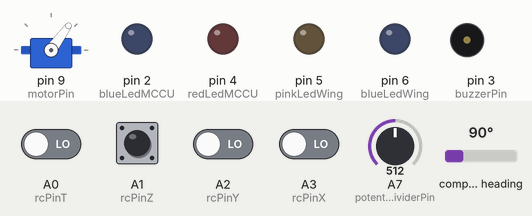
Bench run of a sketch on a simulated Arduino Nano, built with avr-gcc and run on an emulated ATmega328P. Shown: servo, output pins drawn as LEDs (lit = HIGH), buzzer (waves = sounding, pin HIGH). The inputs (shaded band) are chosen by the test bench; at power-on: A0 (rcPinT), A1 (rcPinZ), A2 (rcPinY), A3 (rcPinX) LOW, A7 (potentialDividerPin) = 512, compass heading 90°.

Above: at 1.2 s.
1.3 s: A7 (potentialDividerPin) set to 493
At 1.7 s:
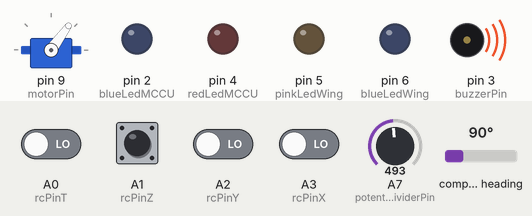
2.8 s: A7 (potentialDividerPin) set to 511
At 4.0 s:
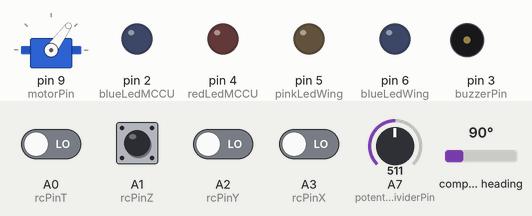
4.3 s: A7 (potentialDividerPin) set to 350
At 4.7 s:
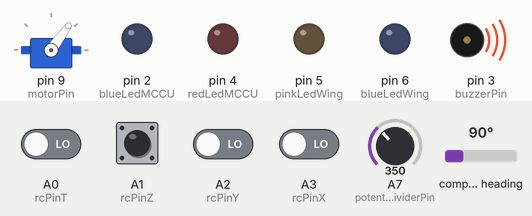
5.8 s: A1 (rcPinZ) pulsed HIGH 2 times (0.12 s each, 0.3 s apart)
At 7.2 s:
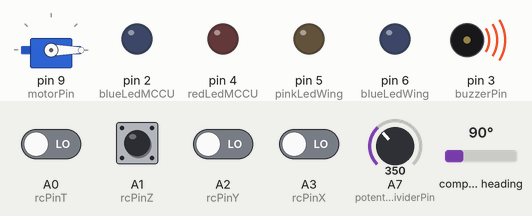
7.9 s: A7 (potentialDividerPin) set to 328
At 8.3 s:
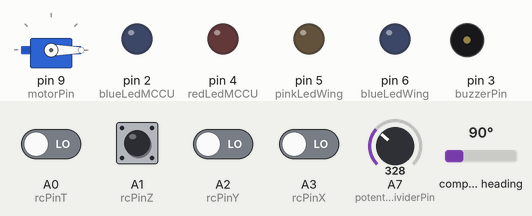
Timing chart, 0 to 10.4 s (numbered marks = the images above; inputs shaded):
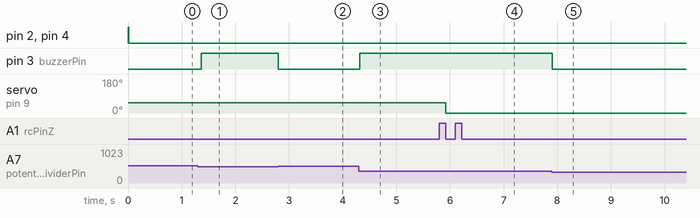

Measured:
- the behaviour switches between 501 and 500 on A7 (potentialDividerPin) (found by bisection; images 0 and 1)
- the behaviour switches between 337 and 336 on A7 (potentialDividerPin) (found by bisection; images 4 and 5)
- after the input at 1.3 s, pin 3 (buzzerPin): LOW → HIGH after 0.06 s
- after the input at 2.8 s, pin 3 (buzzerPin): HIGH → LOW at once
- after the input at 4.3 s, pin 3 (buzzerPin): LOW → HIGH at once
- after the input at 5.8 s, servo on pin 9 (motorPin): 54° → 0° after 0.12 s
- after the input at 7.9 s, pin 3 (buzzerPin): HIGH → LOW at once

The sketch:

MonocopterControl63_CalculatedHeadMotorOnly_MC16.0_.ino
```cpp
#define rcPinX A3   // Connected to CH1 of Transmitter
#define rcPinY A2   // Connected to CH2 of transmitter
#define rcPinZ A1   // Connected to CH3 of transmitter
#define rcPinT A0
#define potentialDividerPin A7
#define buzzerPin 3
#define wingPin 7
#define motorPin 9
#define blueLedMCCU 2
#define redLedMCCU 4
#define blueLedWing 6
#define pinkLedWing 5
#include <Servo.h>

#include <QMC5883L.h>
#include <Wire.h>

#include "PinChangeInterrupt.h"

QMC5883L compass;

//Servo ServoWing;
Servo Motor;
int x_mid = 1520; // Check the middle value on your transmitter
int y_mid = 1500;
int z_min = 1100;
int t_min = 1100;
int heading;
volatile int x = x_mid;
volatile int y = y_mid;
volatile int z = z_min;
volatile int t = t_min;
float flight_bearing;
float current_bearing = 0;
float flight_magnitude = 0;
float x_vec = 0;
float y_vec = 0;
float z_vec = 0;

int motor_power = z_min;

int safety;

volatile int prev_time_x = 0;
volatile int prev_time_y = 0;
volatile int prev_time_z = 0;
volatile int prev_time_t = 0;

int default_angle_wing = 100;
int servo_angle_wing = default_angle_wing;

float flap_constant = 0.5;
float voltageReading = 0;
int cycleCounter = 0;
#define cycleDelay 60

bool rotation_reset = false;
unsigned long rotation_start_time = 1;
float previous_last_rotation_time = 1;
float last_rotation_time = 1;
float predicted_rotation_time = 1;
float current_rotation_progress = 1;

void setup() {
  TCCR0B = TCCR0B & B11111000 | B00000001;    // set timer 0 divisor to     1 for PWM frequency of 62500.00 Hz
  pinMode(rcPinX, INPUT);
  pinMode(rcPinY, INPUT);
  pinMode(rcPinZ, INPUT);
  pinMode(rcPinT, INPUT);

  pinMode(buzzerPin, OUTPUT);
  pinMode(blueLedMCCU, OUTPUT);
  pinMode(redLedMCCU, OUTPUT);
  pinMode(blueLedWing, OUTPUT);
  pinMode(pinkLedWing, OUTPUT);

  //ServoWing.attach(wingPin);
  //ServoWing.write(default_angle_wing);
  Motor.attach(motorPin);
  Motor.writeMicroseconds(z);

  Wire.begin();
  compass.init();
  compass.setSamplingRate(200);

  //Serial.begin(9600);

  attachPCINT(digitalPinToPCINT(rcPinX), rising_x, RISING); //  PWM values from the receiver are read using pin change interrupts
  attachPCINT(digitalPinToPCINT(rcPinY), rising_y, RISING);
  attachPCINT(digitalPinToPCINT(rcPinZ), rising_z, RISING);
  attachPCINT(digitalPinToPCINT(rcPinT), rising_t, RISING);
  digitalWrite(blueLedMCCU, HIGH);
  digitalWrite(redLedMCCU, HIGH);
  delay(500);

}

void loop() {

  if (cycleCounter == cycleDelay) {                                           //  A section of code executed every (cycleDelay)th cycle,
    voltageReading = analogRead(A7)*0.01488;                                  //  here it checks if the battery voltage (measured by a
    //Serial.println(voltageReading);                                         //  potential divider) is within the safe range, if I
    if (voltageReading > 5.00 and voltageReading < 7.45 and t < 1200) {     //  want it to check (I use Channel T for this)
      digitalWrite(buzzerPin, HIGH);
    }
    else if (voltageReading > 10 and voltageReading < 11.25 and t < 1200) {
      digitalWrite(buzzerPin, HIGH);
    }
    else {
      digitalWrite(buzzerPin, LOW);
    }
    cycleCounter = 0;
  }

  else {
    cycleCounter++;
  }


  x_vec = x_mid - x;
  y_vec = y_mid - y;

  heading = compass.readHeading();

  heading = correctedHeading(heading);

  if (heading >= 250 and heading <=360 and rotation_reset == true) {
    previous_last_rotation_time = last_rotation_time;
    last_rotation_time = millisCorrected() - rotation_start_time;
    rotation_start_time = millisCorrected();
    rotation_reset = false;
    //Serial.println("At 360");
  }

  else if (heading >= 20 and heading <= 230 and rotation_reset == false) {
    rotation_reset = true;
    //Serial.println("At 180");
  }

  else {}

  //predicted_rotation_time = float(float(last_rotation_time) * float(float(last_rotation_time) / float(previous_last_rotation_time)));
  //predicted_rotation_time = long(sq(last_rotation_time)) / previous_last_rotation_time; //long needed for sq
  predicted_rotation_time = last_rotation_time * (last_rotation_time / previous_last_rotation_time);

  current_rotation_progress = (float(millisCorrected() - rotation_start_time) / float(predicted_rotation_time));

  current_bearing = 360 - (360 * current_rotation_progress);

  current_bearing = constrain(current_bearing, 0, 360);


   // North-South indicator LEDs on the MCCU control board:
  if (current_bearing >= 280 and current_bearing < 320) {
    digitalWrite(redLedMCCU, HIGH);
  }

  else {
    digitalWrite(redLedMCCU, LOW);
  }

  if (current_bearing > 100 and current_bearing < 140) {
    digitalWrite(blueLedMCCU, HIGH);
  }

  else {
    digitalWrite(blueLedMCCU, LOW);
  }
/*
  safety = map(t, 1400, 1530, 0, 2);
  safety = map(safety, 0, 2, 0, 255);
  safety = constrain(safety, 0, 255);


  //  North-South indicator LEDs on the tip of the wing:
  if (flight_magnitude > 50 and sin(0.01745329 * (current_bearing - flight_bearing) + 4.712389) < -0.95) {
    analogWrite(blueLedWing, safety);
    analogWrite(pinkLedWing, safety);
  }

  else if (flight_magnitude > 50 and sin(0.01745329 * (current_bearing - flight_bearing) + 4.712389) > 0.95) {
    analogWrite(blueLedWing, 0);
    analogWrite(pinkLedWing, 0);
  }

  else if ((current_bearing >= 0 and current_bearing < 90) or (current_bearing >= 270 and current_bearing <= 360)) {
    analogWrite(blueLedWing, safety);
    analogWrite(pinkLedWing, 0);
  }

  else if (current_bearing >= 90 and current_bearing < 270) {
    analogWrite(pinkLedWing, safety);
    analogWrite(blueLedWing, 0);
  }

  else {
    analogWrite(blueLedWing, 0);
    analogWrite(pinkLedWing, 0);
  }*/


  flight_magnitude = sqrt(sq(x_vec) + sq(y_vec));
  flight_magnitude = constrain(flight_magnitude, 0, 360);
  //  To make sure that moving the stick on the transmitter diagonally does not result in a greater flight_magnitude


  if ((x_vec >= 0) && (y_vec >= 0)){
    flight_bearing = 90 - (57.29578 * atan(y_vec / x_vec));

  }

  else if ((x_vec >= 0) && (y_vec < 0)){
    flight_bearing = 90 + (57.29578 * atan(y_vec / - x_vec));

  }

  else if ((x_vec < 0) && (y_vec >= 0)){
    flight_bearing = 270 + (57.29578 * atan(y_vec / - x_vec));

  }

  else if ((x_vec < 0) && (y_vec < 0)){
    flight_bearing = 270 - (57.29578 * atan(y_vec / x_vec));

  }

  //Serial.println(current_bearing);
  //Serial.println(t);


  if (flight_magnitude > 40) {
    //motor_power = z + (flap_constant * flight_magnitude * sin(0.01745329 * (current_bearing - flight_bearing) - 1.5708));
    motor_power = z + (flap_constant * flight_magnitude * sin(0.01745329 * (current_bearing - flight_bearing) ));
    //motor_power = z + (flap_constant * flight_magnitude * sin(0.01745329 * (heading - flight_bearing) ));
  }

  else if (flight_magnitude <= 40) {
    motor_power = z;
  }
  //Serial.println(heading);
  Motor.writeMicroseconds(motor_power);

}

int correctedHeading(int toCorrect) {
  toCorrect += 0;
  if(toCorrect < 0)
    toCorrect += 360;

  // Check for wrap due to addition of declination.
  if(toCorrect > 360)
    toCorrect -= 360;

  return toCorrect;
}

unsigned long millisCorrected() {
  return millis() / 64;
}

unsigned long microsCorrected() {
  return micros() / 64;
}

// The pin change interrupt service routines
void rising_x() {
  attachPCINT(digitalPinToPCINT(rcPinX), falling_x, FALLING);
  prev_time_x = microsCorrected();
}
void falling_x() {
  attachPCINT(digitalPinToPCINT(rcPinX), rising_x, RISING);
  x = microsCorrected()-prev_time_x;
}
void rising_y() {
  attachPCINT(digitalPinToPCINT(rcPinY), falling_y, FALLING);
  prev_time_y = microsCorrected();
}
void falling_y() {
  attachPCINT(digitalPinToPCINT(rcPinY), rising_y, RISING);
  y = microsCorrected()-prev_time_y;
}
void rising_z() {
  attachPCINT(digitalPinToPCINT(rcPinZ), falling_z, FALLING);
  prev_time_z = microsCorrected();
}
void falling_z() {
  attachPCINT(digitalPinToPCINT(rcPinZ), rising_z, RISING);
  z = microsCorrected()-prev_time_z;
}
void rising_t() {
  attachPCINT(digitalPinToPCINT(rcPinT), falling_t, FALLING);
  prev_time_t = microsCorrected();
}
void falling_t() {
  attachPCINT(digitalPinToPCINT(rcPinT), rising_t, RISING);
  t = microsCorrected()-prev_time_t;
}
```
